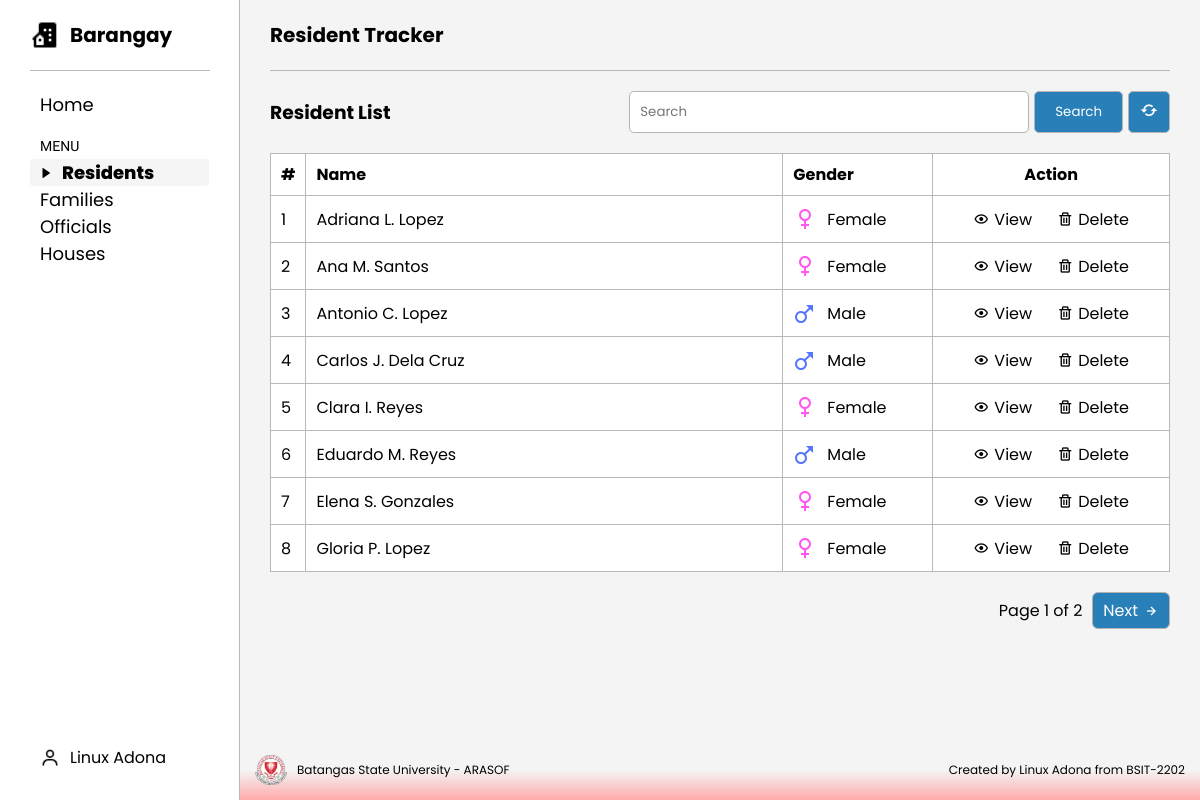
/residents-page/residents.php, run on an earlier commit of the app's database.
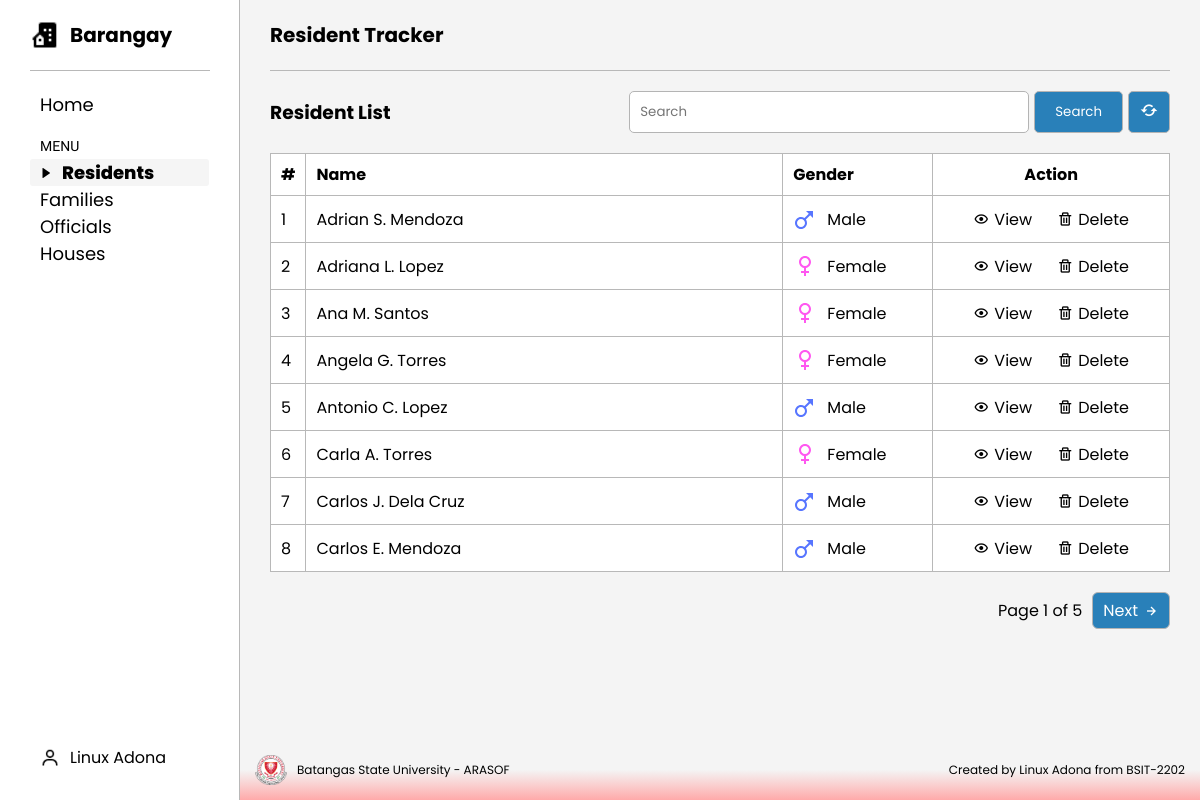
And on a later commit of the database.
### tables this page shows
CREATE TABLE `resident` (
  `resident_id` int(11) NOT NULL,
  `first_name` varchar(50) DEFAULT NULL,
  `middle_name` varchar(50) DEFAULT NULL,
  `last_name` varchar(50) DEFAULT NULL,
  `gender` enum('Male','Female') DEFAULT NULL,
  `date_of_birth` date DEFAULT NULL,
  `address_id` int(11) DEFAULT NULL,
  `family_head` tinyint(1) DEFAULT NULL,
  `family_id` int(11) DEFAULT NULL
);

### brgy_management/tables/residents_info/resident_table.php (the view, shortened to what this page needs)
<?php
$search = isset($_GET['search']) ? $_GET['search'] : '';
$page = isset($_GET['page']) ? (int)$_GET['page'] : 1;
$limit = 8;
$offset = ($page - 1) * $limit;
$totalResidentsQuery = "SELECT COUNT(*) as count FROM resident r
                        JOIN family f ON r.family_id = f.family_id
                        JOIN address a ON a.address_id = f.address_id
                        WHERE r.first_name LIKE '%$search%' OR r.last_name LIKE '%$search%'
                        OR a.house_number LIKE '%$search%' OR a.street LIKE '%$search%' OR r.gender LIKE '%$search%'";
$totalResidentsResult = $conn->query($totalResidentsQuery);
$totalResidents = $totalResidentsResult->fetch_assoc()['count'];
$totalPages = ceil($totalResidents / $limit);
$sql = "SELECT r.resident_id, r.first_name, r.middle_name, r.last_name, r.gender, r.contact_number, a.house_number, a.street
        FROM resident r
        JOIN family f ON r.family_id = f.family_id
        JOIN address a ON a.address_id = f.address_id
        WHERE r.first_name LIKE '%$search%' OR r.last_name LIKE '%$search%'
        OR a.house_number LIKE '%$search%' OR a.street LIKE '%$search%' OR r.gender LIKE '%$search%'
        ORDER BY r.first_name, r.last_name ASC
        LIMIT $limit OFFSET $offset";
$result = $conn->query($sql);
$counter = $offset + 1;
if ($result->num_rows > 0) {
    while ($row = $result->fetch_assoc()) {
        $gender = ($row['gender'] == "Male") ? "<img/>" : "<img/>";
        echo "<tr>
                <td>" . $counter++ . "</td>
                <td>" . $row['first_name'] . " " . substr($row['middle_name'], 0, 1) . ". " . $row['last_name'] . "</td>
                <td><div class='gender'>" . $gender . "<p>" . $row['gender'] . "</p></div></td>
                <td>
                    <div class='actions'>
                        <a href='view_resident.php?id=" . $row['resident_id'] . "' class='view-link'>
                            <div class='bx-action'>
                                <i class='bx bx-show'></i>
                                <p>View</p>
                            </div>
                        </a>
                        <form action='delete_resident.php' method='POST' style='display:inline;'>
                            <input type='hidden' name='id' value='" . $row['resident_id'] . "'>
                            <button type='submit' class='delete-link'>
                                <div class='bx-action'>
                                    <i class='bx bx-trash'></i>
                                    <p>Delete</p>
                                </div>
                            </button>
                        </form>
                    </div>
                </td>
              </tr>";
    }
} else {
    echo "<tr><td colspan='4'>No residents found.</td></tr>";
}
echo "</tbody></table>";
echo "<div class='pagination'>";
echo " Page " . $page . " of " . $totalPages . " ";
if ($page < $totalPages) {
    echo "<a href='?page=" . ($page + 1) . "&search=" . urlencode($search) . "'><p>Next</p><i class='bx bx-right-arrow-alt'></i></a>";
}
echo "</div>";

What changed in the data, as far as the page shows it:
no longer on this page (row unchanged): resident: first_name "Clara", middle_name "I", last_name "Reyes", gender "Female"
no longer on this page (row unchanged): resident: first_name "Eduardo", middle_name "M", last_name "Reyes", gender "Male"
no longer on this page (row unchanged): resident: first_name "Elena", middle_name "S", last_name "Gonzales", gender "Female"
no longer on this page (row unchanged): resident: first_name "Gloria", middle_name "P", last_name "Lopez", gender "Female"
now on this page (row edited): resident: first_name "Adrian", middle_name "S", last_name "Mendoza", gender "Male"
now on this page (row edited): resident: first_name "Angela", middle_name "G", last_name "Torres", gender "Female"
now on this page (row edited): resident: first_name "Carla", middle_name "A", last_name "Torres", gender "Female"
now on this page (row edited): resident: first_name "Carlos", middle_name "E", last_name "Mendoza", gender "Male"
Also different on the page:
$totalPages: "2" → "5"
